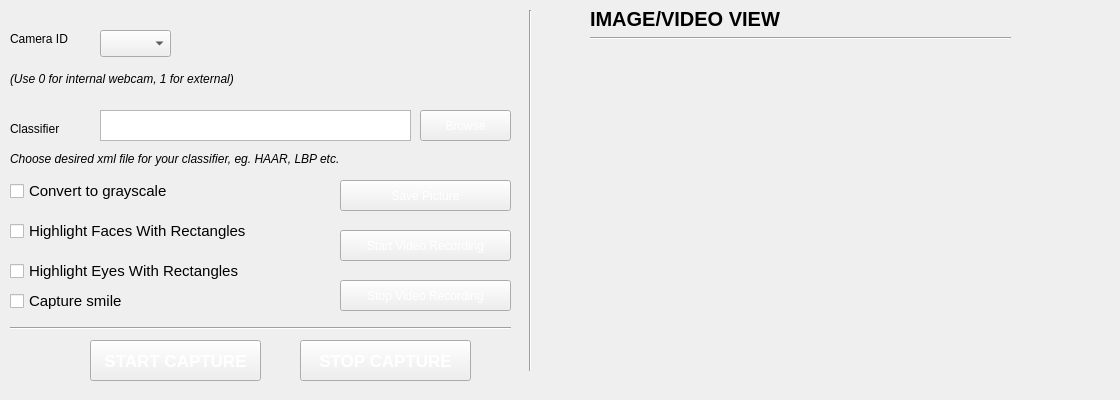
    <widget class="QWidget" name="tab_2">
     <attribute name="title">
      <string>Video Analysis</string>
     </attribute>
     <widget class="QLabel" name="label_2">
      <property name="geometry">
       <rect>
        <x>10</x>
        <y>30</y>
        <width>81</width>
        <height>17</height>
       </rect>
      </property>
      <property name="text">
       <string>Camera ID</string>
      </property>
     </widget>
     <widget class="QComboBox" name="cboxCameraIds">
      <property name="geometry">
       <rect>
        <x>100</x>
        <y>30</y>
        <width>71</width>
        <height>27</height>
       </rect>
      </property>
     </widget>
     <widget class="QLabel" name="label_4">
      <property name="geometry">
       <rect>
        <x>10</x>
        <y>70</y>
        <width>251</width>
        <height>17</height>
       </rect>
      </property>
      <property name="font">
       <font>
        <pointsize>9</pointsize>
        <italic>true</italic>
       </font>
      </property>
      <property name="text">
       <string>(Use 0 for internal webcam, 1 for external)</string>
      </property>
     </widget>
     <widget class="Line" name="line_11">
      <property name="geometry">
       <rect>
        <x>590</x>
        <y>30</y>
        <width>421</width>
        <height>16</height>
       </rect>
      </property>
      <property name="orientation">
       <enum>Qt::Horizontal</enum>
      </property>
     </widget>
     <widget class="QLabel" name="label_11">
      <property name="geometry">
       <rect>
        <x>590</x>
        <y>10</y>
        <width>521</width>
        <height>17</height>
       </rect>
      </property>
      <property name="font">
       <font>
        <pointsize>15</pointsize>
        <weight>75</weight>
        <bold>true</bold>
       </font>
      </property>
      <property name="text">
       <string>IMAGE/VIDEO VIEW</string>
      </property>
     </widget>
     <widget class="Line" name="line_12">
      <property name="geometry">
       <rect>
        <x>520</x>
        <y>10</y>
        <width>20</width>
        <height>361</height>
       </rect>
      </property>
      <property name="orientation">
       <enum>Qt::Vertical</enum>
      </property>
     </widget>
     <widget class="QPushButton" name="btnStopCaptureForVideoAnalysis">
      <property name="geometry">
       <rect>
        <x>300</x>
        <y>340</y>
        <width>171</width>
        <height>41</height>
       </rect>
      </property>
      <property name="palette">
       <palette>
        <active>
         <colorrole role="ButtonText">
          <brush brushstyle="SolidPattern">
           <color alpha="255">
            <red>255</red>
            <green>255</green>
            <blue>255</blue>
           </color>
          </brush>
         </colorrole>
        </active>
        <inactive>
         <colorrole role="ButtonText">
          <brush brushstyle="SolidPattern">
           <color alpha="255">
            <red>255</red>
            <green>255</green>
            <blue>255</blue>
           </color>
          </brush>
         </colorrole>
        </inactive>
        <disabled>
         <colorrole role="ButtonText">
          <brush brushstyle="SolidPattern">
           <color alpha="255">
            <red>85</red>
            <green>127</green>
            <blue>127</blue>
           </color>
          </brush>
         </colorrole>
        </disabled>
       </palette>
      </property>
      <property name="font">
       <font>
        <pointsize>13</pointsize>
        <weight>75</weight>
        <bold>true</bold>
       </font>
      </property>
      <property name="text">
       <string>STOP CAPTURE</string>
      </property>
     </widget>
     <widget class="QPushButton" name="btnStartCaptureForVideoAnalysis">
      <property name="geometry">
       <rect>
        <x>90</x>
        <y>340</y>
        <width>171</width>
        <height>41</height>
       </rect>
      </property>
      <property name="palette">
       <palette>
        <active>
         <colorrole role="ButtonText">
          <brush brushstyle="SolidPattern">
           <color alpha="255">
            <red>255</red>
            <green>255</green>
            <blue>255</blue>
           </color>
          </brush>
         </colorrole>
        </active>
        <inactive>
         <colorrole role="ButtonText">
          <brush brushstyle="SolidPattern">
           <color alpha="255">
            <red>255</red>
            <green>255</green>
            <blue>255</blue>
           </color>
          </brush>
         </colorrole>
        </inactive>
        <disabled>
         <colorrole role="ButtonText">
          <brush brushstyle="SolidPattern">
           <color alpha="255">
            <red>85</red>
            <green>127</green>
            <blue>127</blue>
           </color>
          </brush>
         </colorrole>
        </disabled>
       </palette>
      </property>
      <property name="font">
       <font>
        <pointsize>13</pointsize>
        <weight>75</weight>
        <bold>true</bold>
       </font>
      </property>
      <property name="text">
       <string>START CAPTURE</string>
      </property>
     </widget>
     <widget class="QWidget" name="horizontalLayoutWidget_2">
      <property name="geometry">
       <rect>
        <x>570</x>
        <y>50</y>
        <width>481</width>
        <height>341</height>
       </rect>
      </property>
      <layout class="QHBoxLayout" name="hlayoutVideoAnalysis"/>
     </widget>
     <widget class="QCheckBox" name="checkBox_4">
      <property name="geometry">
       <rect>
        <x>10</x>
        <y>180</y>
        <width>251</width>
        <height>22</height>
       </rect>
      </property>
      <property name="font">
       <font>
        <pointsize>11</pointsize>
        <weight>50</weight>
        <bold>false</bold>
       </font>
      </property>
      <property name="text">
       <string>Convert to grayscale</string>
      </property>
     </widget>
     <widget class="QPushButton" name="btnStartCaptureForVideoAnalysis_2">
      <property name="geometry">
       <rect>
        <x>340</x>
        <y>180</y>
        <width>171</width>
        <height>31</height>
       </rect>
      </property>
      <property name="palette">
       <palette>
        <active>
         <colorrole role="ButtonText">
          <brush brushstyle="SolidPattern">
           <color alpha="255">
            <red>255</red>
            <green>255</green>
            <blue>255</blue>
           </color>
          </brush>
         </colorrole>
        </active>
        <inactive>
         <colorrole role="ButtonText">
          <brush brushstyle="SolidPattern">
           <color alpha="255">
            <red>255</red>
            <green>255</green>
            <blue>255</blue>
           </color>
          </brush>
         </colorrole>
        </inactive>
        <disabled>
         <colorrole role="ButtonText">
          <brush brushstyle="SolidPattern">
           <color alpha="255">
            <red>85</red>
            <green>127</green>
            <blue>127</blue>
           </color>
          </brush>
         </colorrole>
        </disabled>
       </palette>
      </property>
      <property name="text">
       <string>Save Picture</string>
      </property>
     </widget>
     <widget class="QPushButton" name="btnStartCaptureForVideoAnalysis_3">
      <property name="geometry">
       <rect>
        <x>340</x>
        <y>230</y>
        <width>171</width>
        <height>31</height>
       </rect>
      </property>
      <property name="palette">
       <palette>
        <active>
         <colorrole role="ButtonText">
          <brush brushstyle="SolidPattern">
           <color alpha="255">
            <red>255</red>
            <green>255</green>
            <blue>255</blue>
           </color>
          </brush>
         </colorrole>
        </active>
        <inactive>
         <colorrole role="ButtonText">
          <brush brushstyle="SolidPattern">
           <color alpha="255">
            <red>255</red>
            <green>255</green>
            <blue>255</blue>
           </color>
          </brush>
         </colorrole>
        </inactive>
        <disabled>
         <colorrole role="ButtonText">
          <brush brushstyle="SolidPattern">
           <color alpha="255">
            <red>85</red>
            <green>127</green>
            <blue>127</blue>
           </color>
          </brush>
         </colorrole>
        </disabled>
       </palette>
      </property>
      <property name="text">
       <string>Start Video Recording</string>
      </property>
     </widget>
     <widget class="QPushButton" name="btnStopCaptureForVideoAnalysis_2">
      <property name="geometry">
       <rect>
        <x>340</x>
        <y>280</y>
        <width>171</width>
        <height>31</height>
       </rect>
      </property>
      <property name="palette">
       <palette>
        <active>
         <colorrole role="ButtonText">
          <brush brushstyle="SolidPattern">
           <color alpha="255">
            <red>255</red>
            <green>255</green>
            <blue>255</blue>
           </color>
          </brush>
         </colorrole>
        </active>
        <inactive>
         <colorrole role="ButtonText">
          <brush brushstyle="SolidPattern">
           <color alpha="255">
            <red>255</red>
            <green>255</green>
            <blue>255</blue>
           </color>
          </brush>
         </colorrole>
        </inactive>
        <disabled>
         <colorrole role="ButtonText">
          <brush brushstyle="SolidPattern">
           <color alpha="255">
            <red>85</red>
            <green>127</green>
            <blue>127</blue>
           </color>
          </brush>
         </colorrole>
        </disabled>
       </palette>
      </property>
      <property name="text">
       <string>Stop Video Recording</string>
      </property>
     </widget>
     <widget class="QCheckBox" name="chkHighlightFaces">
      <property name="geometry">
       <rect>
        <x>10</x>
        <y>220</y>
        <width>261</width>
        <height>22</height>
       </rect>
      </property>
      <property name="font">
       <font>
        <pointsize>11</pointsize>
        <weight>50</weight>
        <bold>false</bold>
       </font>
      </property>
      <property name="text">
       <string>Highlight Faces With Rectangles</string>
      </property>
     </widget>
     <widget class="QCheckBox" name="checkBox_6">
      <property name="geometry">
       <rect>
        <x>10</x>
        <y>260</y>
        <width>271</width>
        <height>22</height>
       </rect>
      </property>
      <property name="font">
       <font>
        <pointsize>11</pointsize>
        <weight>50</weight>
        <bold>false</bold>
       </font>
      </property>
      <property name="text">
       <string>Highlight Eyes With Rectangles</string>
      </property>
     </widget>
     <widget class="QCheckBox" name="checkBox_7">
      <property name="geometry">
       <rect>
        <x>10</x>
        <y>290</y>
        <width>221</width>
        <height>22</height>
       </rect>
      </property>
      <property name="font">
       <font>
        <pointsize>11</pointsize>
        <weight>50</weight>
        <bold>false</bold>
       </font>
      </property>
      <property name="text">
       <string>Capture smile</string>
      </property>
     </widget>
     <widget class="QTextEdit" name="teClassifierXML">
      <property name="geometry">
       <rect>
        <x>100</x>
        <y>110</y>
        <width>311</width>
        <height>31</height>
       </rect>
      </property>
      <property name="palette">
       <palette>
        <active>
         <colorrole role="Text">
          <brush brushstyle="SolidPattern">
           <color alpha="255">
            <red>0</red>
            <green>0</green>
            <blue>0</blue>
           </color>
          </brush>
         </colorrole>
         <colorrole role="HighlightedText">
          <brush brushstyle="SolidPattern">
           <color alpha="255">
            <red>0</red>
            <green>0</green>
            <blue>255</blue>
           </color>
          </brush>
         </colorrole>
        </active>
        <inactive>
         <colorrole role="Text">
          <brush brushstyle="SolidPattern">
           <color alpha="255">
            <red>0</red>
            <green>0</green>
            <blue>0</blue>
           </color>
          </brush>
         </colorrole>
         <colorrole role="HighlightedText">
          <brush brushstyle="SolidPattern">
           <color alpha="255">
            <red>0</red>
            <green>0</green>
            <blue>255</blue>
           </color>
          </brush>
         </colorrole>
        </inactive>
        <disabled>
         <colorrole role="Text">
          <brush brushstyle="SolidPattern">
           <color alpha="255">
            <red>85</red>
            <green>127</green>
            <blue>127</blue>
           </color>
          </brush>
         </colorrole>
         <colorrole role="HighlightedText">
          <brush brushstyle="SolidPattern">
           <color alpha="255">
            <red>0</red>
            <green>0</green>
            <blue>255</blue>
           </color>
          </brush>
         </colorrole>
        </disabled>
       </palette>
      </property>
     </widget>
     <widget class="QPushButton" name="btnChooseClassifierXML">
      <property name="geometry">
       <rect>
        <x>420</x>
        <y>110</y>
        <width>91</width>
        <height>31</height>
       </rect>
      </property>
      <property name="palette">
       <palette>
        <active>
         <colorrole role="ButtonText">
          <brush brushstyle="SolidPattern">
           <color alpha="255">
            <red>255</red>
            <green>255</green>
            <blue>255</blue>
           </color>
          </brush>
         </colorrole>
        </active>
        <inactive>
         <colorrole role="ButtonText">
          <brush brushstyle="SolidPattern">
           <color alpha="255">
            <red>255</red>
            <green>255</green>
            <blue>255</blue>
           </color>
          </brush>
         </colorrole>
        </inactive>
        <disabled>
         <colorrole role="ButtonText">
          <brush brushstyle="SolidPattern">
           <color alpha="255">
            <red>85</red>
            <green>127</green>
            <blue>127</blue>
           </color>
          </brush>
         </colorrole>
        </disabled>
       </palette>
      </property>
      <property name="text">
       <string>Browse</string>
      </property>
     </widget>
     <widget class="QLabel" name="label_12">
      <property name="geometry">
       <rect>
        <x>10</x>
        <y>120</y>
        <width>68</width>
        <height>17</height>
       </rect>
      </property>
      <property name="text">
       <string>Classifier</string>
      </property>
     </widget>
     <widget class="QLabel" name="label_13">
      <property name="geometry">
       <rect>
        <x>10</x>
        <y>150</y>
        <width>411</width>
        <height>17</height>
       </rect>
      </property>
      <property name="font">
       <font>
        <pointsize>9</pointsize>
        <italic>true</italic>
       </font>
      </property>
      <property name="text">
       <string>Choose desired xml file for your classifier, eg. HAAR, LBP etc. </string>
      </property>
     </widget>
     <widget class="Line" name="line_7">
      <property name="geometry">
       <rect>
        <x>10</x>
        <y>320</y>
        <width>501</width>
        <height>16</height>
       </rect>
      </property>
      <property name="orientation">
       <enum>Qt::Horizontal</enum>
      </property>
     </widget>
    </widget>
